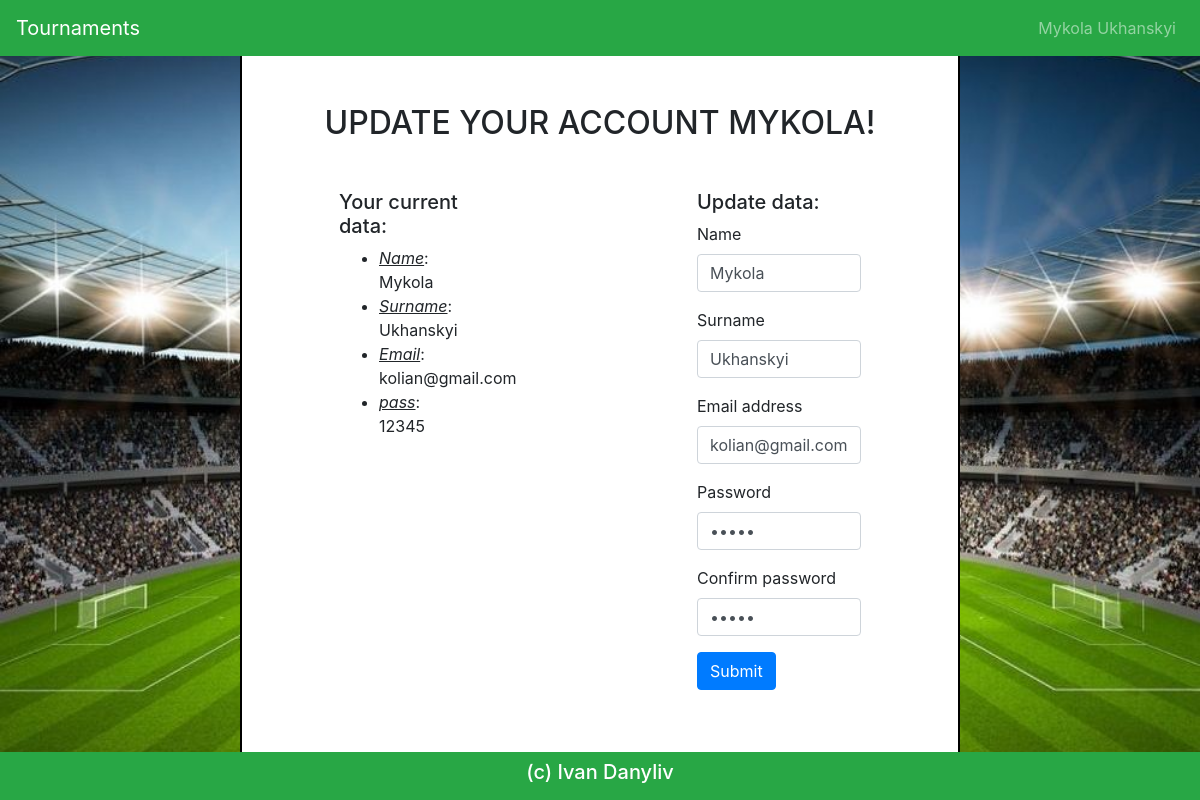
The app's page /update (signed in), older data.
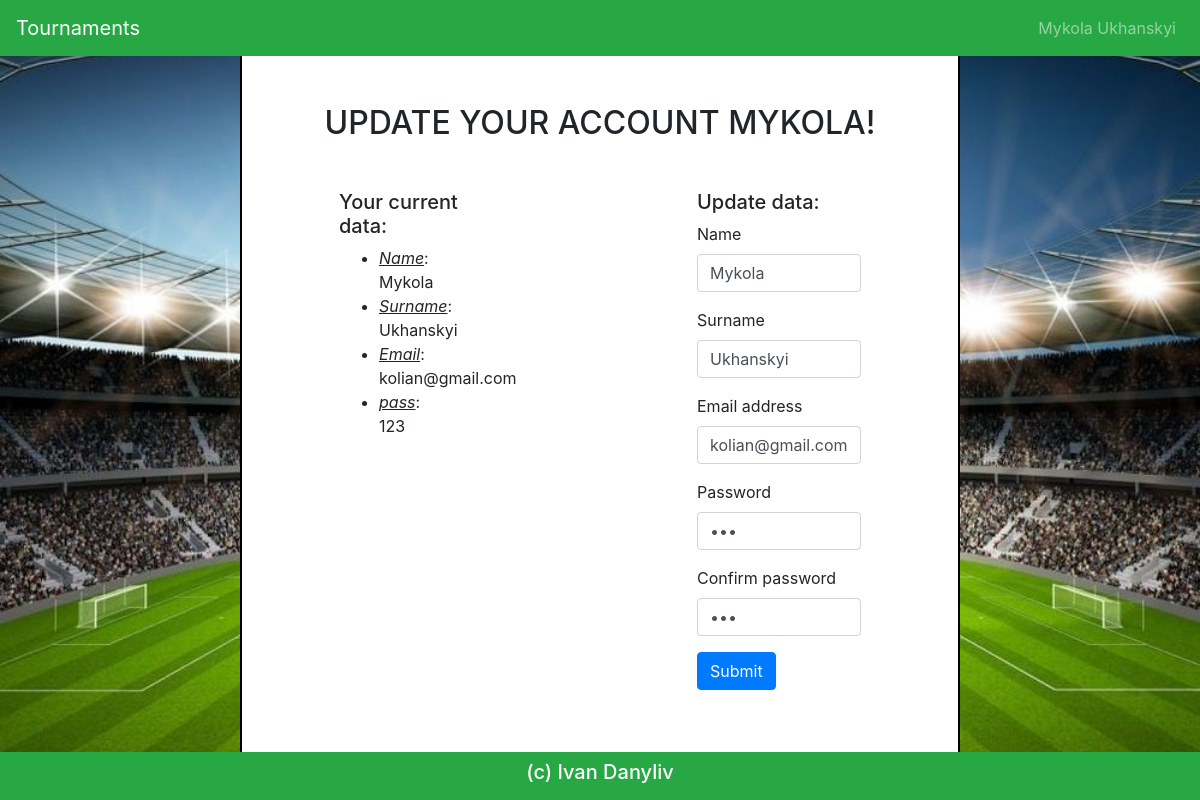
The same page, newer data.
### tournaments/db_module.py (models this page shows)
class Users(db.Model):
	id = db.Column(db.Integer, primary_key = True)
	name = db.Column(db.String(40), nullable = False)
	surname = db.Column(db.String(50), nullable = False)
	email = db.Column(db.String(100), unique = True, nullable = False)
	password = db.Column(db.String(30), nullable = False)
	admin = db.Column(db.Boolean, nullable = False, default = False)

### tournaments/routes.py (the view)
@app.route('/update', methods = ['POST', 'GET'])
def update():
	return um.update()

### tournaments/db_module.py (called while the page is built)
	def get_user_id(self, email):
		user = Users.query.filter_by(email = email).first()
		return user.id if user else None

	def select_user_data(self, id):
		user_data = Users.query.filter_by(id = id).first()
		return user_data

### tournaments/user_module.py (called while the page is built, shortened)
	def update(self):
		user = db.select_user_data(db.get_user_id(session['email']))
		return render_template('update.html', user = user)

### tournaments/templates/update.html (shortened to what this page needs)
{% extends 'base.html' %}
{% block content %}
	<nav class="navbar navbar-expand-lg navbar-dark bg-success sticky-top">
		<a class="navbar-brand" href="{{ url_for('index') }}">Tournaments</a>
		<div class="collapse navbar-collapse" id="navbarNavAltMarkup">
			<div class="navbar-nav ml-auto">
				{% if user %}
					<a class="nav-item nav-link" href="{{ url_for('user') }}">{{ user.name }} {{ user.surname }}</a>
				{% else %}
					<a class="nav-item nav-link" href="{{ url_for('login') }}">sign in</a>
				{% endif %}
			</div>
		</div>
	</nav>
	<div class="container py-5">
		<h2 class="text-center text-uppercase">Update your account {{ user.name }}!</h2>
		<div class="row my-5">
			<div class="col">
				<h5 class="mx-auto w-50">Your current data:</h5>
				<ul class="mx-auto w-50">
					<li><u><i>Name</i></u>:<br> {{ user.name }}</li>
					<li><u><i>Surname</i></u>:<br> {{ user.surname }}</li>
					<li><u><i>Email</i></u>:<br> {{ user.email }}</li>
					<li><u><i>pass</i></u>:<br> {{ user.password }}</li>
				</ul>
			</div>
			<div class="col">
				<h5 class="mx-auto w-50">Update data:</h5>
				<form method="POST" class="mx-auto my-2 w-50">
					<div class="form-group">
						<label for="userName">Name</label>
						<input type="text" class="form-control" id="userName" name="name" value="{{ user.name }}">
					</div>
					<div class="form-group">
						<label for="userSurname">Surname</label>
						<input type="text" class="form-control" id="userSurname" name="surname" value="{{ user.surname }}">
					</div>
					<div class="form-group">
						<label for="userEmail">Email address</label>
						<input type="email" class="form-control" id="userEmail" name="email" value="{{ user.email }}">
					</div>
					<div class="form-group">
						<label for="userPassword">Password</label>
						<input type="password" class="form-control" id="userPassword" name="password" value="{{ user.password }}">
					</div>
					<div class="form-group">
						<label for="confirmPassword">Confirm password</label>
						<input type="password" class="form-control" id="confirmPassword" name="confirm_password" value="{{ user.password }}">
					</div>
					<button type="submit" class="btn btn-primary">Submit</button>
				</form>
			</div>
		</div>
	</div>
{% endblock %}

### tournaments/templates/base.html (shortened to what this page needs)
<!DOCTYPE html>
<html>
<head>
	<link rel="stylesheet" href="https://maxcdn.bootstrapcdn.com/bootstrap/4.0.0/css/bootstrap.min.css">
	<link rel="stylesheet" href="static/css/style.css">
</head>
<body>
	{% block content %}{% endblock %}
	<nav class="navbar navbar-expand-lg navbar-dark bg-success fixed-bottom">
		<h5 class="mx-auto text-white">(c) Ivan Danyliv</h5>
	</nav>
</body>
</html>

### tournaments/static/css/style.css (style rules this page uses)
body { background-image: url("../img/bg.jpg"); background-repeat: no-repeat; background-size: 100% 100%; background-attachment: fixed; }
.container { background-color: #fff; width: 60%; height: 100%; border: 2px #000; border-style: none solid; }

Row changes from the older to the newer data that the page shows:
changed Users "MYKOLA": password "12345" → "123"
